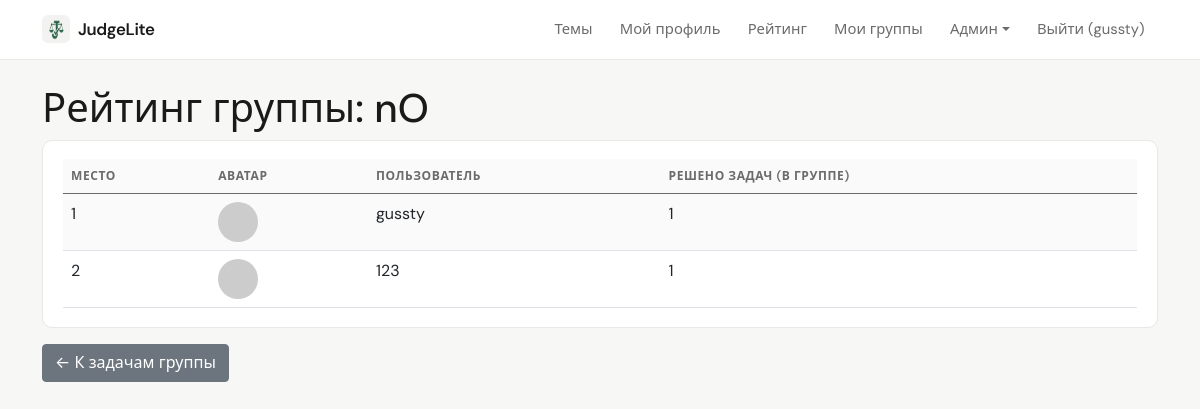
Page /group/1/rating (signed in) on the committed database.
### data/users.py (models this page shows, shortened)
class User(SqlAlchemyBase, UserMixin, SerializerMixin):
    __tablename__ = 'users'
    id = sqlalchemy.Column(sqlalchemy.Integer, primary_key=True, autoincrement=True)
    name = sqlalchemy.Column(sqlalchemy.String, nullable=True)
    about = sqlalchemy.Column(sqlalchemy.String, nullable=True)
    email = sqlalchemy.Column(sqlalchemy.String, index=True, unique=True, nullable=True)
    hashed_password = sqlalchemy.Column(sqlalchemy.String, nullable=True)
    created_date = sqlalchemy.Column(sqlalchemy.DateTime, default=datetime.datetime.now)
    is_admin = sqlalchemy.Column(sqlalchemy.Boolean, default=False)
    is_super_admin = sqlalchemy.Column(sqlalchemy.Boolean, default=False)
    avatar_filename = sqlalchemy.Column(sqlalchemy.String, nullable=True)  # новое поле
    submissions = orm.relationship("Submission", back_populates="user")

### data/groups.py (models this page shows)
class Group(SqlAlchemyBase):
    __tablename__ = 'groups'
    id = sqlalchemy.Column(sqlalchemy.Integer, primary_key=True, autoincrement=True)
    name = sqlalchemy.Column(sqlalchemy.String, nullable=False)
    description = sqlalchemy.Column(sqlalchemy.Text, nullable=True)
    created_by = sqlalchemy.Column(sqlalchemy.Integer, sqlalchemy.ForeignKey("users.id"), nullable=False)
    created_at = sqlalchemy.Column(sqlalchemy.DateTime, default=datetime.datetime.now)
    members = orm.relationship("GroupMember", back_populates="group", cascade="all, delete-orphan")
    tasks = orm.relationship("GroupTask", back_populates="group", cascade="all, delete-orphan")

### app.py (the view)
@app.route('/group/<int:group_id>/rating')
@login_required
def group_rating(group_id):
    with db_session.session_scope() as session:
        group = session.query(Group).get(group_id)
        if not group:
            flash('Группа не найдена', 'danger')
            return redirect(url_for('my_groups'))
        is_member = session.query(GroupMember).filter_by(group_id=group_id, user_id=current_user.id).first()
        if not is_member and group.created_by != current_user.id:
            flash('Доступ запрещён', 'danger')
            return redirect(url_for('my_groups'))
        members = session.query(GroupMember).filter(GroupMember.group_id == group_id).all()
        group_rating = []
        for member in members:
            user = member.user
            solved_count = session.query(GroupSubmission).filter(
                GroupSubmission.user_id == user.id,
                GroupSubmission.status == 'OK'
            ).join(GroupTask).filter(GroupTask.group_id == group_id).distinct(GroupSubmission.task_id).count()
            group_rating.append({
                'user': user,
                'solved': solved_count,
                'avatar': user.avatar_filename
            })
        group_rating.sort(key=lambda x: x['solved'], reverse=True)
        for idx, item in enumerate(group_rating, 1):
            item['rank'] = idx
        return render_template('group_rating.html', group=group, rating=group_rating)

### app.py (called while the page is built)
@login_manager.user_loader
def load_user(user_id):
    session = db_session.create_session()
    user = session.get(User, int(user_id))
    if user:
        _ = user.is_admin
        _ = user.is_super_admin
    session.close()
    return user

@app.context_processor
def inject_user():
    return dict(current_user=current_user)

### data/db_session.py (called while the page is built)
def create_session() -> Session:
    global __factory
    return __factory()

@contextmanager
def session_scope():
    session = create_session()
    try:
        yield session
        session.commit()
    except Exception:
        session.rollback()
        raise
    finally:
        session.close()

### templates/group_rating.html
{% extends "base.html" %}
{% block content %}
<h1>Рейтинг группы: {{ group.name }}</h1>
<div class="card app-card">
    <div class="card-body">
        <table class="table table-striped">
            <thead>
                <tr><th>Место</th><th>Аватар</th><th>Пользователь</th><th>Решено задач (в группе)</th></tr>
            </thead>
            <tbody>
                {% for r in rating %}
                <tr>
                    <td>{{ r.rank }}</td>
                    <td>
                        {% if r.avatar %}
                            <img src="{{ url_for('static', filename='avatars/' + r.avatar) }}" alt="avatar" style="width: 40px; height: 40px; border-radius: 50%; object-fit: cover;">
                        {% else %}
                            <div style="width: 40px; height: 40px; border-radius: 50%; background-color: #ccc;"></div>
                        {% endif %}
                    </td>
                    <td>{{ r.user.name }}</td>
                    <td>{{ r.solved }}</td>
                </tr>
                {% endfor %}
            </tbody>
        </table>
    </div>
</div>
<a href="{{ url_for('group_tasks_list', group_id=group.id) }}" class="btn btn-secondary mt-3">← К задачам группы</a>
{% endblock %}

### templates/base.html (shortened to what this page needs)
<!doctype html>
<html lang="ru">
<head>
    <link href="https://cdn.jsdelivr.net/npm/bootstrap@5.0.2/dist/css/bootstrap.min.css" rel="stylesheet">
    <link href="{{ url_for('static', filename='app.css') }}" rel="stylesheet">
</head>
<body class="app-body {% block body_class %}{% endblock %}">
    <nav class="navbar navbar-expand-lg app-navbar">
        <div class="container">
            <a class="navbar-brand d-flex align-items-center gap-2" href="{{ url_for('index') }}">
                <img src="{{ url_for('static', filename='judgelite-mark.png') }}" alt="" class="app-brand-mark" width="28" height="28">
                <span>JudgeLite</span>
            </a>
            <div class="collapse navbar-collapse" id="navbarNav">
                <ul class="navbar-nav ms-auto">
                    <li class="nav-item"><a class="nav-link" href="{{ url_for('topics_list') }}">Темы</a></li>
                    {% if current_user.is_authenticated %}
                        <li class="nav-item"><a class="nav-link" href="{{ url_for('profile') }}">Мой профиль</a></li>
                        <li class="nav-item"><a class="nav-link" href="{{ url_for('rating') }}">Рейтинг</a></li>
                        <li class="nav-item"><a class="nav-link" href="{{ url_for('my_groups') }}">Мои группы</a></li>
                        {% if current_user.is_admin %}
                            <li class="nav-item dropdown">
                                <a class="nav-link dropdown-toggle" href="#" id="adminDropdown" role="button" data-bs-toggle="dropdown">Админ</a>
                            </li>
                        {% endif %}
                        <li class="nav-item"><a class="nav-link" href="{{ url_for('logout') }}">Выйти ({{ current_user.name }})</a></li>
                    {% else %}
                        <li class="nav-item"><a class="nav-link" href="{{ url_for('login') }}">Войти</a></li>
                        <li class="nav-item"><a class="nav-link" href="{{ url_for('register') }}">Регистрация</a></li>
                    {% endif %}
                </ul>
            </div>
        </div>
    </nav>
    <div class="container mt-4" style="padding-bottom: 80px;">
        {% block content %}{% endblock %}
    </div>
</body>
</html>

### static/app.css (style rules this page uses)
:root { --app-bg: #f7f7f5; --app-surface: #ffffff; --app-text: #1a1a1a; --app-muted: #6b6b6b; --app-border: #e8e8e6; --app-accent: #2d6a4f; --app-accent-hover: #1b4332; --app-radius: 10px; --app-font: "DM Sans", system-ui, -apple-system, "Segoe UI", Roboto, sans-serif; --chart-grid: rgba(0, 0, 0, 0.06); --chart-muted: #6b6b6b; --chart-donut-border: #ffffff; }
.app-brand-mark { border-radius: 6px; flex-shrink: 0; }
.app-body { font-family: var(--app-font); background-color: var(--app-bg); color: var(--app-text); min-height: 100vh; -webkit-font-smoothing: antialiased; }
.app-body .container.mt-4 { padding-bottom: 5rem !important; }
.app-navbar { background: var(--app-surface) !important; border-bottom: 1px solid var(--app-border) !important; padding-top: 0.65rem; padding-bottom: 0.65rem; }
.app-navbar .navbar-brand { font-weight: 600; letter-spacing: -0.02em; color: var(--app-text) !important; font-size: 1.05rem; }
.app-navbar .nav-link { color: var(--app-muted) !important; font-size: 0.925rem; padding: 0.5rem 0.85rem !important; border-radius: 6px; transition: color 0.15s ease, background 0.15s ease; }
.app-card { background: var(--app-surface); border: 1px solid var(--app-border); border-radius: var(--app-radius); box-shadow: none; }
.app-card .card-body { padding: 1.15rem 1.25rem; }
.app-body .table { margin-bottom: 0; }
.app-body .table thead th { font-size: 0.75rem; text-transform: uppercase; letter-spacing: 0.05em; color: var(--app-muted); font-weight: 600; border-bottom-width: 1px; background: rgba(0, 0, 0, 0.02); }
.app-body .table-striped > tbody > tr:nth-of-type(odd) > * { --bs-table-accent-bg: rgba(0, 0, 0, 0.02); }
.app-body .card { border: 1px solid var(--app-border); border-radius: var(--app-radius); box-shadow: none; }

### rows in the picture
User: name "gussty", user.name "gussty"
Group: name "nO"
User: user.name "123"

### other values in the picture
{{ r.rank }} "1" "2"
{{ r.solved }} "1" "1"
